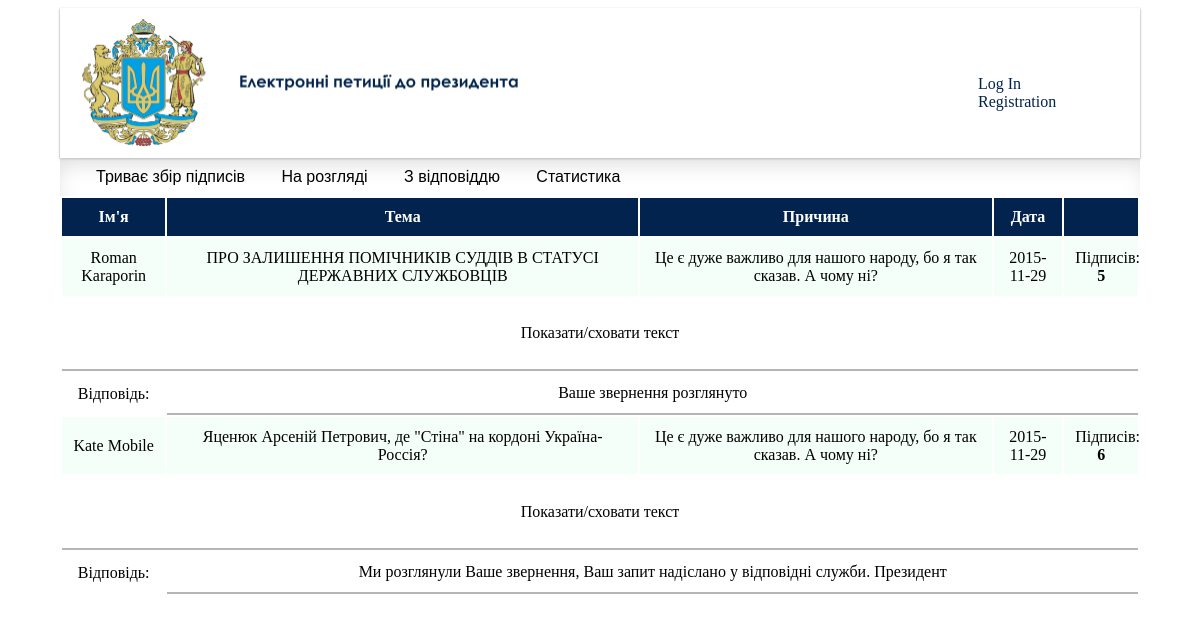
The app's page /main/with_answer with its own data.
### tables this page shows
CREATE TABLE IF NOT EXISTS `petition` (
  `id` int(11) NOT NULL,
  `author_id` int(11) NOT NULL,
  `topic` varchar(100) NOT NULL,
  `text` text NOT NULL,
  `date` date NOT NULL,
  `benefit` text NOT NULL,
  `petition_state` varchar(20) NOT NULL,
  `state` varchar(20) DEFAULT NULL
);

CREATE TABLE IF NOT EXISTS `users` (
  `id` int(11) NOT NULL,
  `first_name` varchar(25) NOT NULL,
  `last_name` varchar(35) NOT NULL,
  `email` varchar(40) NOT NULL,
  `password` varchar(20) NOT NULL,
  `passport` varchar(8) NOT NULL,
  `admin` tinyint(1) DEFAULT NULL
);

### controllers/controller_main.php (called while the page is built, shortened)
<?php
class Controller_Main {
	function action_with_answer()
	{
		$main = new Model_Main();
		$new = $main->getActivePetitions('with_answer');
		$answer = $main->getAnswers();
		$count = $main->countOfSignes();
		include_once 'views/answer.php';
	}
}

### index.php (called while the page is built, shortened)
<?php
require_once 'core/model.php';
Route::start();
?>

### core/model.php (called while the page is built, shortened)
<?php
class Model
{
	function __construct() {
		$link = mysql_connect("localhost", "root", "12345");
		$db =mysql_select_db("petition", $link);
	}
}

### models/model_main.php (called while the page is built, shortened)
<?php
class Model_Main extends Model {
	public function getActivePetitions($state)
	{
		$new = array();
		if ($state != 'with_answer')
			$query = "SELECT petition.`id`, `first_name`, `last_name`, `date`, `text`, `topic`, `benefit` FROM `petition` JOIN users ON petition.author_id = users.id WHERE state != 'with_answer' AND petition_state='".$state."'";
		else
			$query = "SELECT petition.`id`, `first_name`, `last_name`, `date`, `text`, `topic`, `benefit` FROM `petition` JOIN users ON petition.author_id = users.id WHERE state='".$state."'";
		$mysql = mysql_query($query);
		$i = 0;
		while ($arr = mysql_fetch_assoc($mysql)) {
			$new[$i] = $arr;
			$i++;
		}
		return $new;
	}
	public function getAnswers()
	{
		$answers = array();
		$answer_query = "SELECT `petition_id`, `text` FROM answer";
		$mysql = mysql_query($answer_query);
		while ($arr = mysql_fetch_assoc($mysql)) {
			$answers[$arr['petition_id']] = $arr['text'];
		}
		return $answers;
	}
	function countOfSignes()
	{
		$countForPresident = 6;
		$result = array();
		$q = "SELECT petition_id FROM signatures GROUP BY petition_id";
		$query = mysql_query($q);
		while ($arr = mysql_fetch_assoc($query)) {
			$qC = "SELECT COUNT(*) AS count FROM signatures WHERE petition_id='". $arr['petition_id'] ."'";
			$qQ = mysql_query($qC);
			$cT = mysql_fetch_array($qQ);
			if ($cT['count'] >= $countForPresident) {
				$q = "UPDATE `petition` SET petition_state='in_process' WHERE id = '". $arr['petition_id']. "'";
			}
				$result[$arr['petition_id']] = $cT['count'];
		}
		return $result;
	}
}

### views/answer.php (the view, shortened to what this page needs)
<table class="active">
	<th> Ім'я </th>
	<th> Тема </th>
	<th> Причина </th>
	<th> Дата </th>
	<th>  </th>
<?php
	foreach($new as $appeal) {
?>
	<tr>
		 <td name='title'>
		 <?php echo $appeal['first_name']." ".$appeal['last_name']; ?>
		 </td>
		 <td name='title'>
		 <?php echo $appeal['topic']; ?>
		 </td>
		 <td name='title'>
		 <?php echo $appeal['benefit']; ?>
		 </td>
		 <td name='title'>
		 <?php echo $appeal['date']; ?>
		 </td>
		  <td name='title'>
		 	Підписів:
		 	<?php
		 	echo "<b>".$count[$appeal['id']]."</b><br/>";
		 	?>
		 </td>
	</tr>
	<tr>
	<td name='text' colspan='5'>
	<p> Показати/сховати текст</p>
		 </td>
	</tr>
	<tr>
	<td>
	Відповідь:
	</td>
	<td name='text' colspan='4'>
		 <?php echo $answer[$appeal['id']];?>
	</td>
	</tr>
	 <?php
	}
?>
</table>

### views/style.css (style rules this page uses)
body { width:90%; margin-left: 5%; }
.list { list-style: none; padding: 10px; margin: 0; box-shadow: inset 2px 11px 22px -6px rgba(219,219,219,1); }
.list li { font-family: 'Oswald', sans-serif; font-size: 1em; height: 40px; padding-left: 20px; display: inline; }
.list a { text-decoration: none; padding: 6px; color: black; }
.active { margin-top: 0%; width: 100%; height: 50%; border-color: #666666; text-align: center; }
.active th { background-color: #01234D; text-align: center; color: white; padding: 10px; font-family: times new roman; }
.active td { padding:1%; }
.active td[name='text'] { border-bottom: 2px inset #B5B5B5; }
.active td[name='title'] { background-color: #F5FFFA; font-color: #4F004F; }

### records on screen
petition: author.first_name "Roman", author.last_name "Karaporin", topic "ПРО ЗАЛИШЕННЯ ПОМІЧНИКІВ СУДДІВ В СТАТУСІ ДЕРЖАВНИХ СЛУЖБОВЦІВ", benefit "Це є дуже важливо для нашого народу, бо я так сказав. А чому ні?", date "2015-11-29", id "5", id "Ваше звернення розглянуто"
petition: author.first_name "Kate", author.last_name "Mobile", topic "Яценюк Арсеній Петрович, де \"Стіна\" на кордоні Україна-Россія?", benefit "Це є дуже важливо для нашого народу, бо я так сказав. А чому ні?", date "2015-11-29", id "6", id "Ми розглянули Ваше звернення, Ваш запит надіслано у відповідні служби. Президент"
